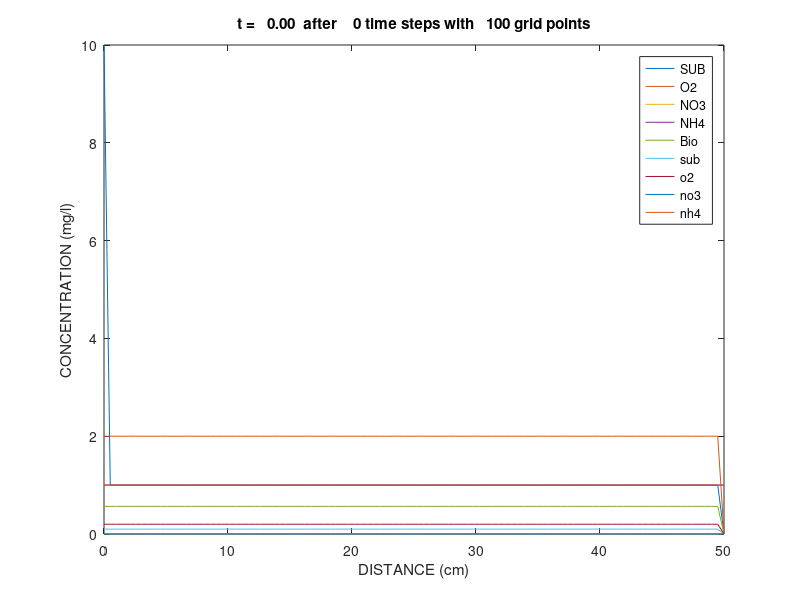

Write the MATLAB code that produced this figure. (Note: this script raises an error after producing the figure.)
function Nitrogen_model2()
% parameters and model equations refer to
% Mark A. Widdowson et al., A Numerical Transport Model for Oxygen-
% and Nitrate-Based Respiration Linked to Substrate and Nutritent
% Availability in Porous Media. WRR 1988

v       = 10;        % unit: cm/day, average linear velocity
Diff    = 0.5*v;     % unit: cm2/day, longitudinal dispersivity (cm) * velocity (cm/day)
xl      = 0;         % unit: cm, left boundary
xr      = 50;        % unit: cm, right boundary
nx      = 100;       % number of nodes
tfinal  = 8;         % unit: day, total simulation time
dx      = (xr-xl)/nx;% unit: cm, space step
dt      = 0.008;      % unit: day, time step
x       = linspace(xl, xr, nx)';  % unit: cm, space grids
nsteps  = round(tfinal/dt);       % time steps
nplot   = 1;

tn      = 0;         % t(n)
ns      = 9;         % number of different component
u0      = zeros(nx, ns);
% initial values, unit: mg/cm3
% S = u0(:,1)   % substrate concentration in pore fluid
% O = u0(:,2)   % oxygen    concentration in pore fluid
% N = u0(:,3)   % nitrate   concentratoin in pore fluid
% A = u0(:,4)   % ammonia   concentration in pore fluid
% M = u0(:,5)   % biomass   concentration
% s = u0(:,6)   % substrate concentration within colony
% o = u0(:,7)   % oxygen    concentration within colony
% n = u0(:,8)   % nitrate   concentration within colony
% a = u0(:,9)   % ammonia   concentration within colony
u0(:,1) = 1.0e-3;
u0(:,2) = 2.0e-3;
u0(:,3) = 0.0e-3;
u0(:,4) = 1.0e-3;
u0(:,5) = 5.65e-4;
u0(:,6) = u0(:,1)/10;
u0(:,7) = u0(:,2)/10;
u0(:,8) = u0(:,3)/10;
u0(:,9) = 1.0e-3;
% left boundary values, unit: mg/cm3
u0(1,1) = 10.0e-3;
u0(1,2) = 2.0e-3;
u0(1,4) = 1.0e-3;
u0(1,5) = 5.65e-4;
% right boundary values
u0(nx,1) = 0.0;
u0(nx,2) = 0.0;
u0(nx,3) = 0.0;
u0(nx,4) = 1.0e-3;
u0(nx,5) = 0.0;
u0(nx,6) = 0.0;
u0(nx,7) = 0.0;
u0(nx,8) = 0.0;
u0(nx,9) = 1.0e-3;

u = u0;

% construct left hand matrix
alpha  = -v*dt/dx/4;
beta   = Diff*dt/dx^2/2;
A      = (alpha - beta) * ones(nx);
A(1)   = 0;
A(nx) = 0;
B      = (1 + 2*beta) * ones(nx);
B(1)   = 1;
B(nx) = 1;
C      = (-alpha - beta) * ones(nx);
C(1)   = 0;
C(nx) = 0;

I = (2:nx-1)';
% legend text for plot
specs  = {'SUB', 'O2', 'NO3', 'NH4', 'Bio', 'sub', 'o2', 'no3', 'nh4'};
% plot initial condition in the unit of mg/l
plot(x, u*1e3);
legend(specs(1:ns));
title(sprintf('t = %6.2f  after %4i time steps with %5i grid points',...
               tn,0,nx))
xlim([0 xr])
xlabel('DISTANCE (cm)')
ylabel('CONCENTRATION (mg/l)')
drawnow    

for n = 1 : nsteps
    tnp = tn + dt;
    
    % transport for S, O, N, A
    for i = 1 : 4
        D      = zeros(nx);
        D(I)   = (-alpha+beta)*u(I-1,i)+(1-2*beta)*u(I,i)+(alpha+beta)*u(I+1,i);
        D(1)   = u0(1,i);
        D(nx)  = 2*u(nx-1,i) - u(nx-2,i);
        u(:,i) = TDMAsolver(A, B, C, D);
    end
    u(1,5:9) = u0(1,5:9);
    u(nx,5:9) = u0(nx,5:9);
    for i = 1 : nx
        error = 1e8;
        uold = u(i,:);
        while error > 1e-5
            unew = u(i,:);
            % Newton iterative method for s, o, n, a ==> u(:,6:9)
            % u(:,1:4) are S, O, N, A        
            u(i,6:9) = newtonm(uold(6:9)',u(i,1:4)',@fun,@jacobFD);
            % Runge Kutta method solving ODE equation (25) for biomass, u(:,5)
            % note that M is update based on the old step value and the
            % iterated values of s, o, n and a, not the itrated value of M
            %u(i,5) = Runge_Kutta_mode(@mode, tnp, dt, uold(5), u(i,6:9));
            u(i,5) = mode_tp(dt, uold(5), u(i,6:9));
            % Runge Kutta method solving system of ODEs in eq (9) to (12) for
            % S, O, N, and A
            for item = 1 : 4
                % note S, O, N and A are updated based on the ADE solution
                % not on the previous iterated solution
                u(i,item) = Runge_Kutta_odes(@odes, tnp, dt, uold(item), u(i,item+5), u(i,5), item);
                %u(i,item) = odes_tp(dt, uold(item), u(i,item+5), u(i,5), item);
            end
            error = max(abs(u(i,:)-unew));
        end
    end
    
    if mod(n,nplot)==0 || n==nsteps
        flag = 1:ns;
        for i = 1 : ns
            if all(u(:,i) < 1e-8)
                flag(i) = 0;
            end
        end
        flag(flag==0) = [];
        plot(x, u(:,flag)*1e3)
        legend(specs(flag))
        title(sprintf('t = %6.2f  after %4i time steps with %5i grid points',...
                       tnp,n,nx))
        xlim([0 50])
        ylim([0 10])
        xlabel('DISTANCE (cm)')
        ylabel('CONCENTRATION (mg/l)')
        drawnow
    end    
    tn = tnp;    
end

end


%--------------------------------------------------------------------------

function y = Runge_Kutta_mode(f, t, h, y, u)
% Runge Kutta 4th order method for solving ODE
% input: f = function handle
%        h = time step

k1 = f(t, y, u);
k2 = f(t + h/2, y' + h/2 * k1, u);
k3 = f(t + h/2, y' + h/2 * k2, u);
k4 = f(t + h,   y' + h   * k3, u);
y = y + h/6*(k1'+2*k2'+2*k3'+k4');

end

%--------------------------------------------------------------------------
function dMdt = mode(~, M, u)
% equatio (25) in the paper
% all parameters should be the same to those in fun.m

muo     = 3.1;        % unit: day-1, maximum specific growth rate for the active heterotrophic population
mun     = 2.9;        % unit: day-1, maximum specific growth rate
ko      = 0.02;       % unit: day-1, microbial decay coefficient for aerobic respiration
kn      = 0.02;       % unit: day-1, microbial decay coefficient for nitrate respiration
Kso     = 0.04;       % unit: mg/cm3, substrate saturation constants under aerobic respiration
Ksn     = 0.04;       % unit: mg/cm3, substrate saturation constants under nitrate respiration
Ko      = 0.00077;    % unit: mg/cm3, oxygen saturation constants under aerobic respiration
Kn      = 0.0026;     % unit: mg/cm3, nitrate saturation constants under nitrate respiration
Kao     = 0.001;      % unit: mg/cm3, ammonia saturation constants under aerobic respiration
Kan     = 0.001;      % unit: mg/cm3, ammonia saturation constants under nitrate respiration
Kc      = 1;          % unit: mass/length3, inhibition coefficient

s = u(1);
o = u(2);
n = u(3);
a = u(4);

%dMdt = M * ((muo*s*o*a/(Kso+s)/(Ko+o)/(Kao+a)-ko) + ...
%    (mun*s*n*a/(Ksn+s)/(Kn+n)/(Kan+a)-kn)/(1+o/Kc));
% ammonia is in excess
dMdt = M * ((muo*s*o/(Kso+s)/(Ko+o)-ko) + ...
    (mun*s*n/(Ksn+s)/(Kn+n)-kn)/(1+o/Kc));

end


%--------------------------------------------------------------------------
function M = mode_tp(dt, M, u)
% equatio (25) in the paper
% all parameters should be the same to those in fun.m
% trapezoid method to implicitly solve ODE

muo     = 3.1;        % unit: day-1, maximum specific growth rate for the active heterotrophic population
mun     = 2.9;        % unit: day-1, maximum specific growth rate
ko      = 0.02;       % unit: day-1, microbial decay coefficient for aerobic respiration
kn      = 0.02;       % unit: day-1, microbial decay coefficient for nitrate respiration
Kso     = 0.04;       % unit: mg/cm3, substrate saturation constants under aerobic respiration
Ksn     = 0.04;       % unit: mg/cm3, substrate saturation constants under nitrate respiration
Ko      = 0.00077;    % unit: mg/cm3, oxygen saturation constants under aerobic respiration
Kn      = 0.0026;     % unit: mg/cm3, nitrate saturation constants under nitrate respiration
Kao     = 0.001;      % unit: mg/cm3, ammonia saturation constants under aerobic respiration
Kan     = 0.001;      % unit: mg/cm3, ammonia saturation constants under nitrate respiration
Kc      = 1;          % unit: mass/length3, inhibition coefficient

s = u(1);
o = u(2);
n = u(3);
a = u(4);

%dMdt = M * ((muo*s*o*a/(Kso+s)/(Ko+o)/(Kao+a)-ko) + ...
%    (mun*s*n*a/(Ksn+s)/(Kn+n)/(Kan+a)-kn)/(1+o/Kc));
% ammonia is in excess
f = (muo*s*o/(Kso+s)/(Ko+o)-ko) + ...
    (mun*s*n/(Ksn+s)/(Kn+n)-kn)/(1+o/Kc);

M = (1+dt*f/2)/(1-dt*f/2)*M;

end
%--------------------------------------------------------------------------

function y = Runge_Kutta_odes(f, t, h, y, u, M, item)
% Runge Kutta 4th order method for solving ODE
% input: f = function handle
%        h = time step

k1 = f(t, y, u, M, item);
k2 = f(t + h/2, y' + h/2 * k1, u, M, item);
k3 = f(t + h/2, y' + h/2 * k2, u, M, item);
k4 = f(t + h,   y' + h   * k3, u, M, item);
y = y + h/6*(k1'+2*k2'+2*k3'+k4');

end

%--------------------------------------------------------------------------
function dUdt = odes(~, U, u, M, item)
% ODE system in equations (9) to (12) in the paper
% inputs:
%         U is one of [S, O, N, A],   u(:,1:4)
%         u is one of [s, o, n, a],   u(:,6:9)
%         M is biomass concentration, u(:,5)
%         item is an integer to specify which one in u(:,1:4)

% all parameters should be the same to those in fun.m
Dsb     = 1.03;       % unit: cm2/day, coefficient of diffusion in the boundary layer
Dob     = 2.19;       % unit: cm2/day, coefficient of diffusion in the boundary layer
Dnb     = 1.50;       % unit: cm2/day, coefficient of diffusion in the boundary layer
Dab     = 1.86;       % unit: cm2/day, coefficient of diffusion in the boundary layer
mc      = 2.83e-8;    % unit: mg/colony, cell mass of an average colony
delta   = 50.0e-4;    % unit: um -> cm, boundary layer thickness
rc      = 10.0e-4;    % unit: um -> cm, disk of uniform radius attached to aquifer sediment
tau     = 1.0e-4;     % unit: um -> cm, disk thickness attached to aquifer sediment
beta    = pi*rc^2 + 2*pi*rc*tau;    % total area across which diffusion occurs

fs      = 1.10;       % substrate retardatoin factor (ratio of actual pore 
                      % water velocity to velocity of the species in solution)
fo      = 1.00;       % oxygen retardatoin factor
fn      = 1.00;       % nitrate retardatoin factor
fa      = 2.20;       % ammonia retardatoin factor
theta   = 1.0;        % porosity

switch item
    case 1
        D = Dsb;      % for substrate
        f = fs;
    case 2
        D = Dob;      % for Oxygen
        f = fo;
    case 3
        D = Dnb;      % for nitrate
        f = fn;
    case 4
        D = Dab;      % for ammonia
        f = fa;
    otherwise
        error('number of item exceeds the maximum 4')
end

dUdt = -D*M/theta*(U-u)/delta*beta/mc/f;

end

%--------------------------------------------------------------------------
function U = odes_tp(dt, U, u, M, item)
% ODE system in equations (9) to (12) in the paper
% trapezoid method to implicitly solve ODEs
% inputs:
%         U is one of [S, O, N, A],   u(:,1:4)
%         u is one of [s, o, n, a],   u(:,6:9)
%         M is biomass concentration, u(:,5)
%         item is an integer to specify which one in u(:,1:4)

% all parameters should be the same to those in fun.m
Dsb     = 1.03;       % unit: cm2/day, coefficient of diffusion in the boundary layer
Dob     = 2.19;       % unit: cm2/day, coefficient of diffusion in the boundary layer
Dnb     = 1.50;       % unit: cm2/day, coefficient of diffusion in the boundary layer
Dab     = 1.86;       % unit: cm2/day, coefficient of diffusion in the boundary layer
mc      = 2.83e-8;    % unit: mg/colony, cell mass of an average colony
delta   = 50.0e-4;    % unit: um -> cm, boundary layer thickness
rc      = 10.0e-4;    % unit: um -> cm, disk of uniform radius attached to aquifer sediment
tau     = 1.0e-4;     % unit: um -> cm, disk thickness attached to aquifer sediment
beta    = pi*rc^2 + 2*pi*rc*tau;    % total area across which diffusion occurs

fs      = 1.10;       % substrate retardatoin factor (ratio of actual pore 
                      % water velocity to velocity of the species in solution)
fo      = 1.00;       % oxygen retardatoin factor
fn      = 1.00;       % nitrate retardatoin factor
fa      = 2.20;       % ammonia retardatoin factor
theta   = 1.0;        % porosity

switch item
    case 1
        D = Dsb;      % for substrate
        f = fs;
    case 2
        D = Dob;      % for Oxygen
        f = fo;
    case 3
        D = Dnb;      % for nitrate
        f = fn;
    case 4
        D = Dab;      % for ammonia
        f = fa;
    otherwise
        error('number of item exceeds the maximum 4')
end

coef = -D*M/theta/delta*beta/mc/f;

U = ((1+dt*coef/2)*U - dt*coef*u)/(1-dt*coef/2);

end